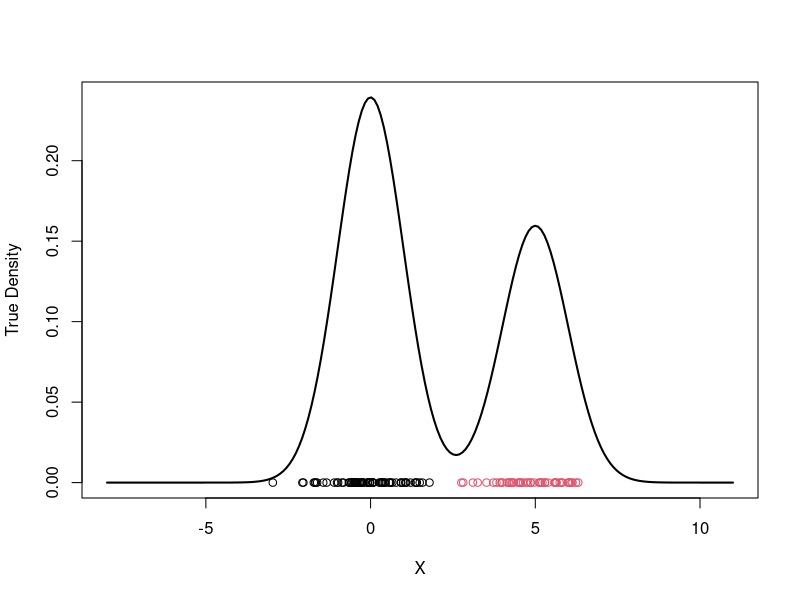
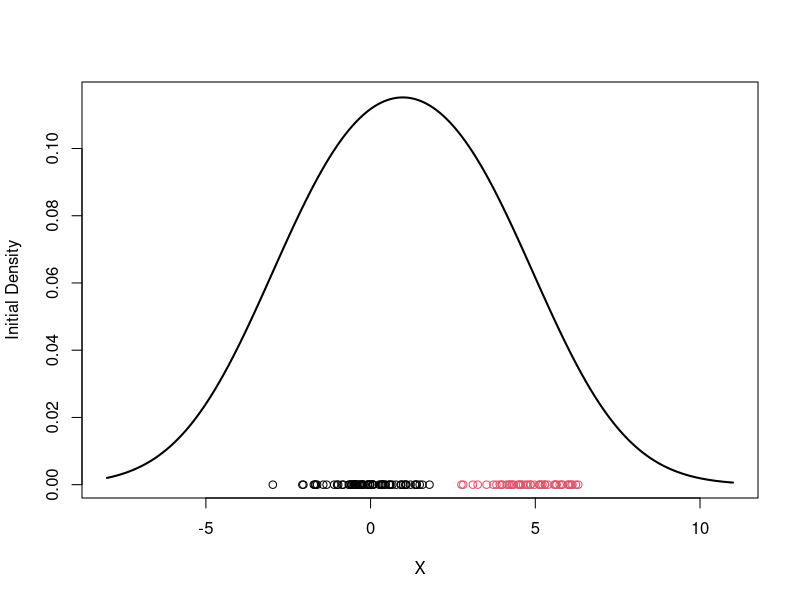
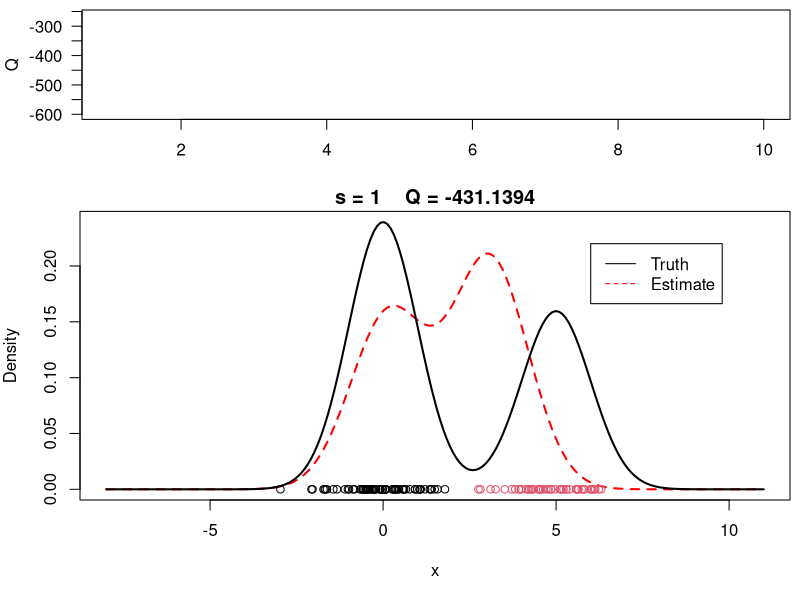
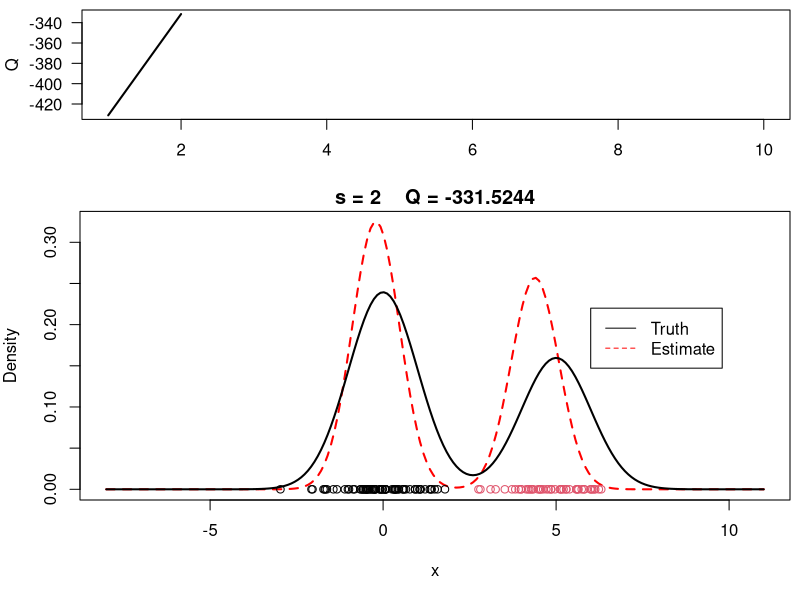
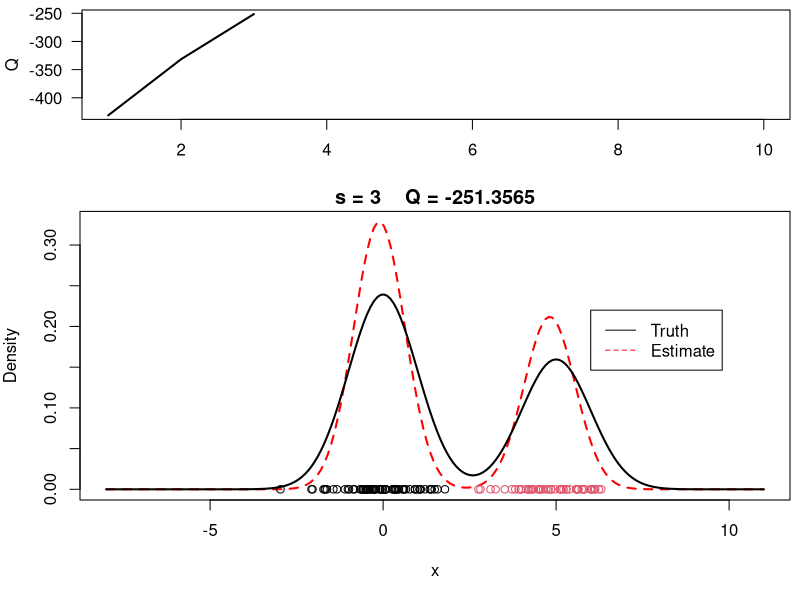
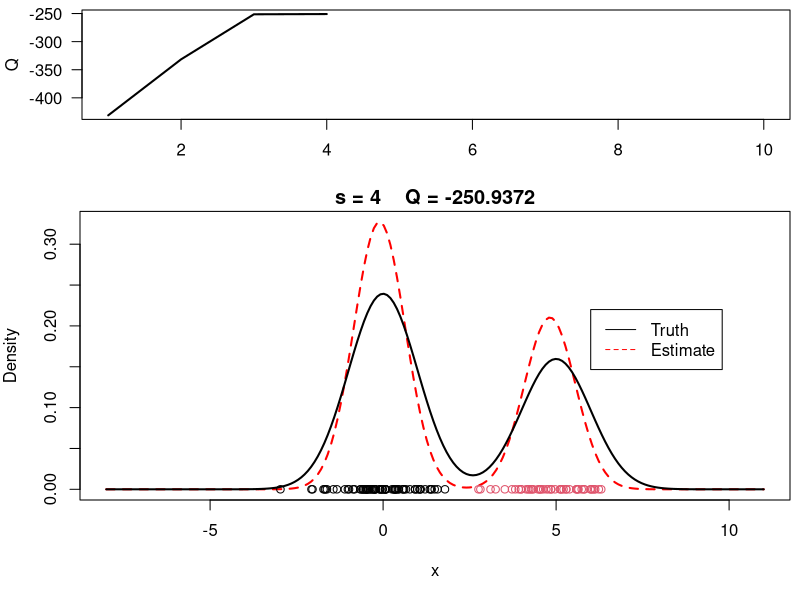
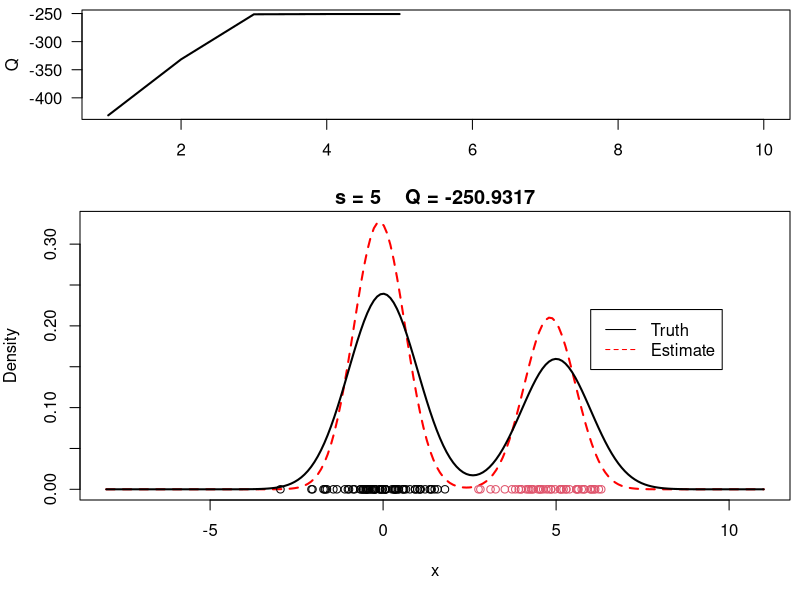
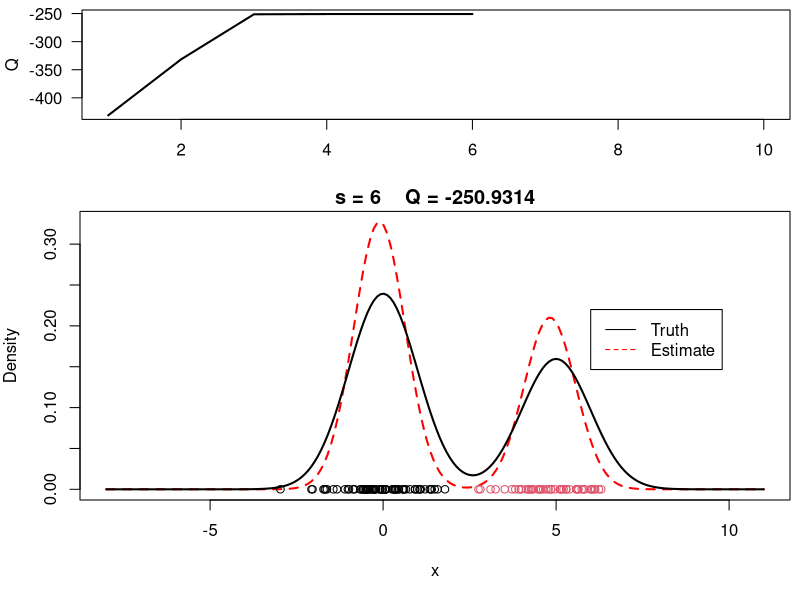

The R source for these figures, in order:
#EM algorithm for 2 Gaussian Mixture

rm(list = ls())
set.seed(81196)

#Generate Sim Data from Mixture of 2 Gaussians
KK=2
w.true=0.6
mu.true=rep(0,KK)
mu.true[1]=0
mu.true[2]=5
sigma.true=1
n=120
cc=sample(x=1:KK, size=n, replace=TRUE, prob=c(w.true, 1-w.true))

x=rep(0,n)
for(i in 1:n){
  x[i]=rnorm(1, mean=mu.true[cc[i]], sd=sigma.true)
}
#X is now the generated data

#Visualisation
par(mfrow=c(1,1))
xx.true=seq(-8,11, length=200)
#Mixture 
yy.true=w.true*dnorm(xx.true, mu.true[1], sigma.true)+
        (1-w.true)*dnorm(xx.true, mu.true[2], sigma.true)

plot(xx.true, yy.true, type="l", xlab="X", ylab="True Density", lwd=2)
points(x,rep(0,n), col=cc)


#Expectation-maximisation algorithm

#Initiallise params
w=1/2 #equal weights
mu=rnorm(KK, mean(x), sd(x)) #initial mu drawn from normal with mean and var of data 
sigma=sd(x)

#Plot for visalusation
xx=seq(-8,11, length=200)
#Mixture 
yy=w*dnorm(xx, mu[1], sigma)+
  (1-w)*dnorm(xx, mu[2], sigma)

plot(xx, yy, type="l", xlab="X", ylab="Initial Density", lwd=2)
points(x,rep(0,n), col=cc)

s=0
sw=FALSE #switch variable to end algorithm

#Qfunction
QQ= -Inf
QQ.out=NULL
epsilon=10^(-5) #error stopping criterion

#Algorithm

while(!sw){
  #E: Expectation calc
  v=array(0, dim=c(n,KK)) #120x2
  #P(c_i=K|)=w_hat*g_norm(X_i|theta)/sum(w_hat*g_norm(X_i|theta)) Bayes theorem 
  #v_i, log of the weights
  v[,1]=log(w) + dnorm(x, mu[1], sigma, log=TRUE) 
  v[,2]=log(1-w) + dnorm(x, mu[2], sigma, log=TRUE) 
  for(i in 1:n){
    v[i,]=exp(v[i,] - max(v[i,]))/ sum(exp(v[i,] - max(v[i,])))
  }
  
  #M: Maxiximisation
  w=mean(v[,1])
  #Values found through maximisation derivation i.e first derivative kernel
  mu=rep(0,KK)
  for(k in 1:KK){
    for(i in 1:n){
      mu[k]=mu[k] +v[i,k]*x[i]
    }
    mu[k]=mu[k]/sum(v[,k])
  }
  
  sigma=0
  for(k in 1:KK){
    for(i in 1:n){
      sigma=sigma +v[i,k]*(x[i]-mu[k])^2
    }
    sigma=sqrt(sigma/sum(v))
  }
  
  #Convergence
  #Q function
  QQn=0
  for(i in 1:n){
    QQn= QQn + v[i,1]*(log(w) + dnorm(x[i], mu[1], sigma, log = TRUE))+ 
      v[i,2]*(log(1-w) + dnorm(x[i], mu[2], sigma, log = TRUE))
  }
  
  if((abs(QQn-QQ)/abs(QQn)) < epsilon){
    sw=TRUE
  }
  
  QQ=QQn
  QQ.out=c(QQ.out, QQ)
  s=s+1
  print(paste(s, QQn))
  
  #Plot current estimate over data
  layout(matrix(c(1,2),2,1), widths=c(1,1), heights=c(1.3,3))
  par(mar=c(3.1,4.1,0.5,0.5))
  
  plot(QQ.out[1:s],type="l", xlim=c(1,max(10,s)), las=1, ylab="Q", lwd=2)
  
  par(mar=c(5,4,1.5,0.5))
  xx = seq(-8,11,length=200)
  yy = w*dnorm(xx, mu[1], sigma) + (1-w)*dnorm(xx, mu[2], sigma)
  plot(xx, yy, type="l", ylim=c(0, max(c(yy,yy.true))), main=paste("s =",s,"   Q =", round(QQ.out[s],4)), lwd=2, col="red", lty=2, xlab="x", ylab="Density")
  lines(xx.true, yy.true, lwd=2)
  points(x, rep(0,n), col=cc)
  legend(6,0.22,c("Truth","Estimate"),col=c("black","red"), lty=c(1,2))
  

}

#Plot final estimate over data
layout(matrix(c(1,2),2,1), widths=c(1,1), heights=c(1.3,3))
par(mar=c(3.1,4.1,0.5,0.5))

plot(QQ.out[1:s],type="l", xlim=c(1,max(10,s)), las=1, ylab="Q", lwd=2)

par(mar=c(5,4,1.5,0.5))
xx = seq(-8,11,length=200)
yy = w*dnorm(xx, mu[1], sigma) + (1-w)*dnorm(xx, mu[2], sigma)

plot(xx, yy, type="l", ylim=c(0, max(c(yy,yy.true))), main=paste("s =",s,"   Q =", round(QQ.out[s],4)), lwd=2, col="red", lty=2, xlab="x", ylab="Density")
lines(xx.true, yy.true, lwd=2)
points(x, rep(0,n), col=cc)

legend(6,0.22,c("Truth","Estimate"),col=c("black","red"), lty=c(1,2), bty="n")


















